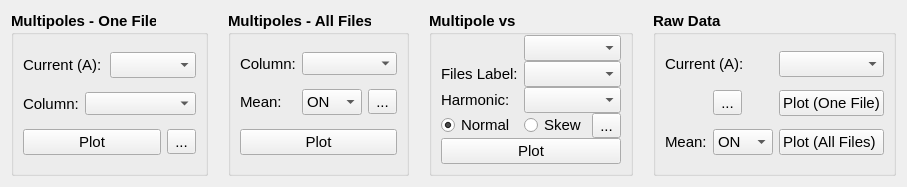
      <widget class="QWidget" name="multipoles">
       <attribute name="title">
        <string>Multipoles and Raw Data</string>
       </attribute>
       <layout class="QGridLayout" name="gridLayout_12">
        <item row="0" column="0">
         <widget class="QFrame" name="group_box_7">
          <layout class="QGridLayout" name="gridLayout_14">
           <property name="horizontalSpacing">
            <number>0</number>
           </property>
           <property name="verticalSpacing">
            <number>9</number>
           </property>
           <property name="margin">
            <number>0</number>
           </property>
           <item row="0" column="0">
            <widget class="QFrame" name="frame">
             <property name="sizePolicy">
              <sizepolicy hsizetype="Preferred" vsizetype="Maximum">
               <horstretch>0</horstretch>
               <verstretch>0</verstretch>
              </sizepolicy>
             </property>
             <property name="frameShape">
              <enum>QFrame::NoFrame</enum>
             </property>
             <property name="frameShadow">
              <enum>QFrame::Plain</enum>
             </property>
             <layout class="QGridLayout" name="gridLayout_13">
              <property name="horizontalSpacing">
               <number>20</number>
              </property>
              <property name="verticalSpacing">
               <number>0</number>
              </property>
              <property name="margin">
               <number>0</number>
              </property>
              <item row="0" column="0">
               <widget class="QGroupBox" name="group_box_8">
                <property name="font">
                 <font>
                  <pointsize>11</pointsize>
                  <weight>75</weight>
                  <italic>false</italic>
                  <bold>true</bold>
                 </font>
                </property>
                <property name="title">
                 <string>Multipoles - One File</string>
                </property>
                <property name="checkable">
                 <bool>false</bool>
                </property>
                <layout class="QGridLayout" name="gridLayout">
                 <item row="1" column="1" colspan="3">
                  <widget class="QComboBox" name="cb_multipoles_1">
                   <property name="font">
                    <font>
                     <pointsize>10</pointsize>
                     <weight>50</weight>
                     <bold>false</bold>
                    </font>
                   </property>
                   <property name="currentIndex">
                    <number>-1</number>
                   </property>
                  </widget>
                 </item>
                 <item row="1" column="0">
                  <widget class="QLabel" name="column_label_1">
                   <property name="font">
                    <font>
                     <weight>50</weight>
                     <bold>false</bold>
                    </font>
                   </property>
                   <property name="text">
                    <string>Column:</string>
                   </property>
                  </widget>
                 </item>
                 <item row="2" column="3">
                  <widget class="QToolButton" name="bt_table_1">
                   <property name="font">
                    <font>
                     <weight>50</weight>
                     <bold>false</bold>
                    </font>
                   </property>
                   <property name="text">
                    <string>...</string>
                   </property>
                   <property name="icon">
                    <iconset>
                     <normaloff>../resources/img/table.png</normaloff>../resources/img/table.png</iconset>
                   </property>
                   <property name="iconSize">
                    <size>
                     <width>40</width>
                     <height>20</height>
                    </size>
                   </property>
                  </widget>
                 </item>
                 <item row="2" column="0" colspan="3">
                  <widget class="QPushButton" name="bt_plot_multipoles">
                   <property name="font">
                    <font>
                     <weight>50</weight>
                     <bold>false</bold>
                    </font>
                   </property>
                   <property name="text">
                    <string>Plot</string>
                   </property>
                  </widget>
                 </item>
                 <item row="0" column="2" colspan="2">
                  <widget class="QComboBox" name="cb_files_1">
                   <property name="font">
                    <font>
                     <weight>50</weight>
                     <bold>false</bold>
                    </font>
                   </property>
                   <property name="currentIndex">
                    <number>-1</number>
                   </property>
                  </widget>
                 </item>
                 <item row="0" column="0" colspan="2">
                  <widget class="QLabel" name="file_label_1">
                   <property name="font">
                    <font>
                     <pointsize>11</pointsize>
                     <weight>50</weight>
                     <bold>false</bold>
                    </font>
                   </property>
                   <property name="text">
                    <string>Current (A):</string>
                   </property>
                  </widget>
                 </item>
                </layout>
               </widget>
              </item>
              <item row="0" column="1">
               <widget class="QGroupBox" name="group_box_9">
                <property name="font">
                 <font>
                  <pointsize>11</pointsize>
                  <weight>75</weight>
                  <italic>false</italic>
                  <bold>true</bold>
                 </font>
                </property>
                <property name="title">
                 <string>Multipoles - All Files</string>
                </property>
                <layout class="QGridLayout" name="gridLayout_2">
                 <item row="0" column="0">
                  <widget class="QLabel" name="column_label_2">
                   <property name="font">
                    <font>
                     <weight>50</weight>
                     <bold>false</bold>
                    </font>
                   </property>
                   <property name="text">
                    <string>Column:</string>
                   </property>
                  </widget>
                 </item>
                 <item row="0" column="1" colspan="3">
                  <widget class="QComboBox" name="cb_multipoles_2">
                   <property name="font">
                    <font>
                     <pointsize>10</pointsize>
                     <weight>50</weight>
                     <bold>false</bold>
                    </font>
                   </property>
                   <property name="currentIndex">
                    <number>-1</number>
                   </property>
                  </widget>
                 </item>
                 <item row="1" column="0">
                  <widget class="QLabel" name="avg_label_1">
                   <property name="font">
                    <font>
                     <weight>50</weight>
                     <bold>false</bold>
                    </font>
                   </property>
                   <property name="text">
                    <string>Mean:</string>
                   </property>
                  </widget>
                 </item>
                 <item row="1" column="3">
                  <widget class="QToolButton" name="bt_table_2">
                   <property name="font">
                    <font>
                     <weight>50</weight>
                     <bold>false</bold>
                    </font>
                   </property>
                   <property name="text">
                    <string>...</string>
                   </property>
                   <property name="icon">
                    <iconset>
                     <normaloff>../resources/img/table.png</normaloff>../resources/img/table.png</iconset>
                   </property>
                   <property name="iconSize">
                    <size>
                     <width>40</width>
                     <height>20</height>
                    </size>
                   </property>
                  </widget>
                 </item>
                 <item row="1" column="1" colspan="2">
                  <widget class="QComboBox" name="cb_avg_1">
                   <property name="font">
                    <font>
                     <weight>50</weight>
                     <bold>false</bold>
                    </font>
                   </property>
                   <property name="currentIndex">
                    <number>0</number>
                   </property>
                   <item>
                    <property name="text">
                     <string>ON</string>
                    </property>
                   </item>
                   <item>
                    <property name="text">
                     <string>OFF</string>
                    </property>
                   </item>
                  </widget>
                 </item>
                 <item row="2" column="0" colspan="4">
                  <widget class="QPushButton" name="bt_plot_multipoles_all">
                   <property name="font">
                    <font>
                     <weight>50</weight>
                     <bold>false</bold>
                    </font>
                   </property>
                   <property name="text">
                    <string>Plot</string>
                   </property>
                  </widget>
                 </item>
                </layout>
               </widget>
              </item>
              <item row="0" column="2">
               <widget class="QGroupBox" name="group_box_10">
                <property name="font">
                 <font>
                  <pointsize>11</pointsize>
                  <weight>75</weight>
                  <italic>false</italic>
                  <bold>true</bold>
                 </font>
                </property>
                <property name="title">
                 <string>Multipole vs</string>
                </property>
                <layout class="QGridLayout" name="gridLayout_10">
                 <property name="topMargin">
                  <number>0</number>
                 </property>
                 <property name="verticalSpacing">
                  <number>0</number>
                 </property>
                 <item row="3" column="1" colspan="2">
                  <widget class="QComboBox" name="cb_harmonic">
                   <property name="font">
                    <font>
                     <weight>50</weight>
                     <bold>false</bold>
                    </font>
                   </property>
                   <property name="currentIndex">
                    <number>-1</number>
                   </property>
                  </widget>
                 </item>
                 <item row="6" column="0">
                  <widget class="QRadioButton" name="rb_norm">
                   <property name="font">
                    <font>
                     <weight>50</weight>
                     <bold>false</bold>
                    </font>
                   </property>
                   <property name="text">
                    <string>Normal</string>
                   </property>
                   <property name="checked">
                    <bool>true</bool>
                   </property>
                  </widget>
                 </item>
                 <item row="6" column="1">
                  <widget class="QRadioButton" name="rb_skew">
                   <property name="font">
                    <font>
                     <weight>50</weight>
                     <bold>false</bold>
                    </font>
                   </property>
                   <property name="text">
                    <string>Skew</string>
                   </property>
                  </widget>
                 </item>
                 <item row="6" column="2">
                  <widget class="QToolButton" name="bt_table_3">
                   <property name="font">
                    <font>
                     <weight>50</weight>
                     <bold>false</bold>
                    </font>
                   </property>
                   <property name="text">
                    <string>...</string>
                   </property>
                   <property name="icon">
                    <iconset>
                     <normaloff>../resources/img/table.png</normaloff>../resources/img/table.png</iconset>
                   </property>
                   <property name="iconSize">
                    <size>
                     <width>40</width>
                     <height>20</height>
                    </size>
                   </property>
                  </widget>
                 </item>
                 <item row="8" column="0" colspan="3">
                  <widget class="QPushButton" name="bt_plot_hysteresis">
                   <property name="font">
                    <font>
                     <weight>50</weight>
                     <bold>false</bold>
                    </font>
                   </property>
                   <property name="text">
                    <string>Plot</string>
                   </property>
                  </widget>
                 </item>
                 <item row="3" column="0">
                  <widget class="QLabel" name="harmonic_label">
                   <property name="font">
                    <font>
                     <pointsize>11</pointsize>
                     <weight>50</weight>
                     <italic>false</italic>
                     <bold>false</bold>
                    </font>
                   </property>
                   <property name="text">
                    <string>Harmonic:</string>
                   </property>
                  </widget>
                 </item>
                 <item row="1" column="1" colspan="2">
                  <widget class="QComboBox" name="cb_hyst_axis_label">
                   <property name="font">
                    <font>
                     <weight>50</weight>
                     <bold>false</bold>
                    </font>
                   </property>
                   <property name="currentIndex">
                    <number>-1</number>
                   </property>
                  </widget>
                 </item>
                 <item row="1" column="0">
                  <widget class="QLabel" name="hyst_axis_label_label">
                   <property name="font">
                    <font>
                     <pointsize>11</pointsize>
                     <weight>50</weight>
                     <italic>false</italic>
                     <bold>false</bold>
                    </font>
                   </property>
                   <property name="text">
                    <string>Files Label:</string>
                   </property>
                  </widget>
                 </item>
                 <item row="0" column="1" colspan="2">
                  <widget class="QComboBox" name="cb_hyst_axis">
                   <property name="font">
                    <font>
                     <pointsize>11</pointsize>
                     <weight>50</weight>
                     <bold>false</bold>
                    </font>
                   </property>
                  </widget>
                 </item>
                </layout>
               </widget>
              </item>
              <item row="0" column="3">
               <widget class="QGroupBox" name="group_box_11">
                <property name="font">
                 <font>
                  <pointsize>11</pointsize>
                  <weight>75</weight>
                  <italic>false</italic>
                  <bold>true</bold>
                 </font>
                </property>
                <property name="title">
                 <string>Raw Data</string>
                </property>
                <layout class="QGridLayout" name="gridLayout_9">
                 <property name="leftMargin">
                  <number>9</number>
                 </property>
                 <item row="0" column="2" colspan="3">
                  <widget class="QComboBox" name="cb_files_2">
                   <property name="font">
                    <font>
                     <weight>50</weight>
                     <bold>false</bold>
                    </font>
                   </property>
                   <property name="currentIndex">
                    <number>-1</number>
                   </property>
                  </widget>
                 </item>
                 <item row="0" column="0" colspan="2">
                  <widget class="QLabel" name="file_label_2">
                   <property name="font">
                    <font>
                     <pointsize>11</pointsize>
                     <weight>50</weight>
                     <bold>false</bold>
                    </font>
                   </property>
                   <property name="text">
                    <string>Current (A):</string>
                   </property>
                  </widget>
                 </item>
                 <item row="2" column="2" colspan="3">
                  <widget class="QPushButton" name="bt_plot_raw_data">
                   <property name="font">
                    <font>
                     <weight>50</weight>
                     <bold>false</bold>
                    </font>
                   </property>
                   <property name="text">
                    <string>Plot (One File)</string>
                   </property>
                  </widget>
                 </item>
                 <item row="3" column="0">
                  <widget class="QLabel" name="avg_label_2">
                   <property name="font">
                    <font>
                     <weight>50</weight>
                     <bold>false</bold>
                    </font>
                   </property>
                   <property name="text">
                    <string>Mean:</string>
                   </property>
                  </widget>
                 </item>
                 <item row="3" column="1">
                  <widget class="QComboBox" name="cb_avg_2">
                   <property name="font">
                    <font>
                     <weight>50</weight>
                     <bold>false</bold>
                    </font>
                   </property>
                   <property name="currentIndex">
                    <number>0</number>
                   </property>
                   <item>
                    <property name="text">
                     <string>ON</string>
                    </property>
                   </item>
                   <item>
                    <property name="text">
                     <string>OFF</string>
                    </property>
                   </item>
                  </widget>
                 </item>
                 <item row="3" column="2" colspan="3">
                  <widget class="QPushButton" name="bt_plot_raw_data_all">
                   <property name="font">
                    <font>
                     <pointsize>11</pointsize>
                     <weight>50</weight>
                     <bold>false</bold>
                    </font>
                   </property>
                   <property name="text">
                    <string>Plot (All Files) </string>
                   </property>
                  </widget>
                 </item>
                 <item row="2" column="1">
                  <widget class="QToolButton" name="bt_table_4">
                   <property name="font">
                    <font>
                     <weight>50</weight>
                     <bold>false</bold>
                    </font>
                   </property>
                   <property name="text">
                    <string>...</string>
                   </property>
                   <property name="icon">
                    <iconset>
                     <normaloff>../resources/img/table.png</normaloff>../resources/img/table.png</iconset>
                   </property>
                   <property name="iconSize">
                    <size>
                     <width>40</width>
                     <height>20</height>
                    </size>
                   </property>
                  </widget>
                 </item>
                </layout>
               </widget>
              </item>
             </layout>
            </widget>
           </item>
           <item row="1" column="0">
            <layout class="QVBoxLayout" name="lt_multipoles"/>
           </item>
          </layout>
         </widget>
        </item>
       </layout>
      </widget>
